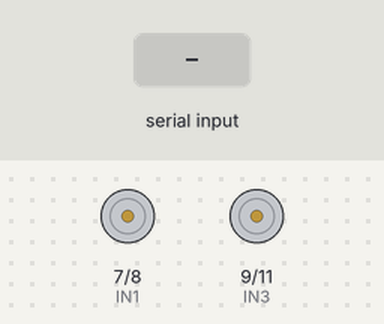
Bench run of a sketch on a simulated Arduino Uno, built with avr-gcc and run on an emulated ATmega328P. On the bench: motor-driver pin pairs drawn as motors (green arrow = first pin HIGH = forward, orange = second pin HIGH = backward, longer = more drive, scaled by the enable pin). The test bench sets the inputs (shaded band).

Above: at 1.2 s.
1.3 s: "90,45\n" received over Serial
At 2.6 s:
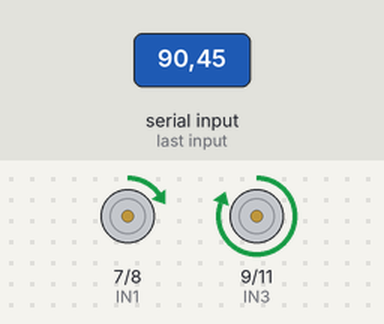
3.8 s: "30,150\n" received over Serial
At 5.8 s:
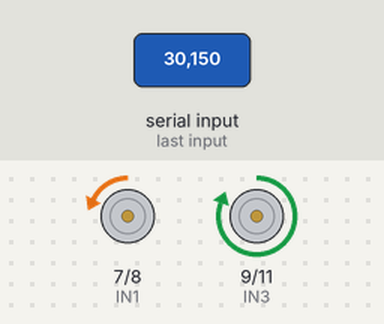
Timing chart, 0 to 7.3 s (numbered marks = the images above; inputs shaded):
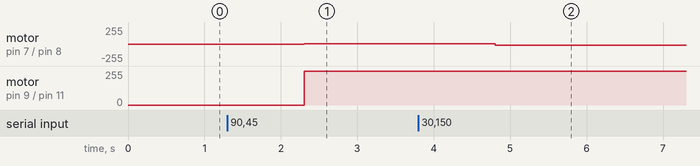

Measured:
- after the input at 1.3 s, motor on pin 7 (IN1) / pin 8 (IN2): stopped → forward 6/255 after 1.0 s; motor on pin 9 (IN3) / pin 11 (IN4): stopped → forward 255/255 after 1.0 s
- after the input at 3.8 s, motor on pin 7 (IN1) / pin 8 (IN2): forward 6/255 → backward 15/255 after 1.0 s

The sketch:

cararduinouno.ino
```cpp
#define ENA 5
#define ENB 6
#define IN1 7
#define IN2 8
#define IN3 9
#define IN4 11

void setup() {
  Serial.begin(9600);
  pinMode(IN1,OUTPUT); pinMode(IN2, OUTPUT);
  pinMode(IN3,OUTPUT); pinMode(IN4,OUTPUT);
  pinMode(ENA,OUTPUT); pinMode(ENB,OUTPUT);
}

void loop() {
  if(Serial.available()){
    String data=Serial.readStringUntil("\n");
    int comma = data.indexOf(",");
    if(comma>0){
      int x=data.substring(0,comma).toInt();
      int y=data.substring(comma+1).toInt();
      int forward = map(y,0,4095,255,-255);
      int turn = map(x,0,4095,-255,255);
      if(abs(forward)<15) forward = 0;
      if(abs(turn)<15) turn=0;
      int L=constrain(forward+turn,-255,255);
      int R=constrain(forward-turn,-255,255);
      setMotor(L,R);
    }
  }
}

void setMotor(int left, int right){
  digitalWrite(IN1, left>0);
  digitalWrite(IN2, left<=0);
  analogWrite(ENA,abs(left));
  digitalWrite(IN3, right>0);
  digitalWrite(IN4, right<=0);
  analogWrite(ENB, abs(right));
}
```
